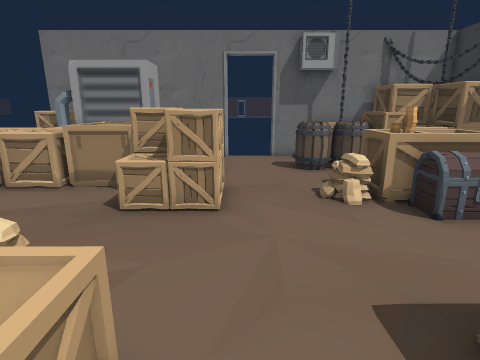
view 1 (above)

16 first-person views from a walk through a Unity game level. The camera is 1.2 m above the floor, tilts 14° down and sees 80° across. The floor is counted in squares, 0.5 m on a side. Each view is taken from the middle of a square. On the plan, view 1 faces up. The plan holds only what a view shows up to about 18 squares ahead; the rest is blank. The place goes on beyond the plan. The player character is not drawn. Door leaves are left out, so doorways stand open.

view 2
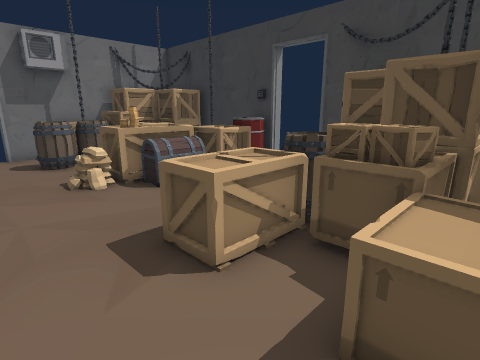

view 3
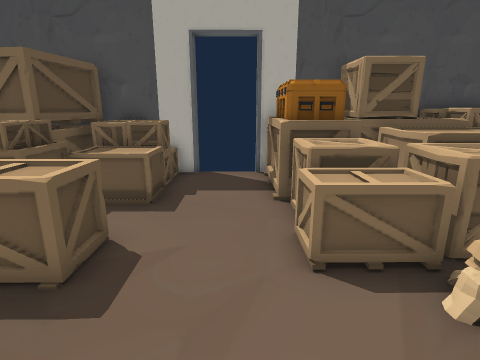

view 4
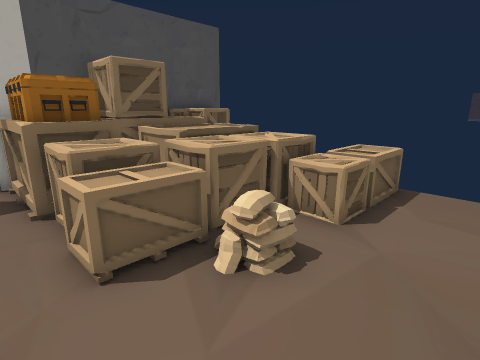

view 5
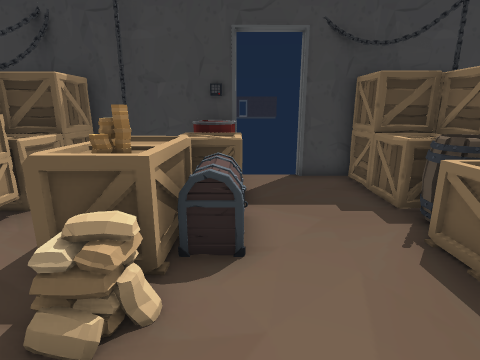

view 6
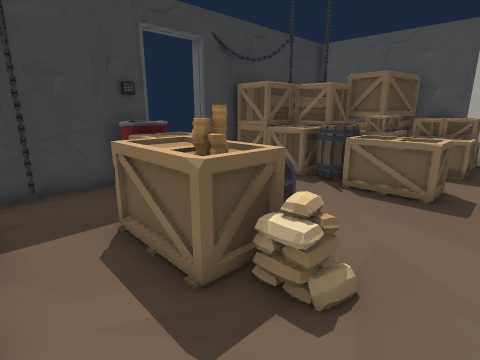

view 7
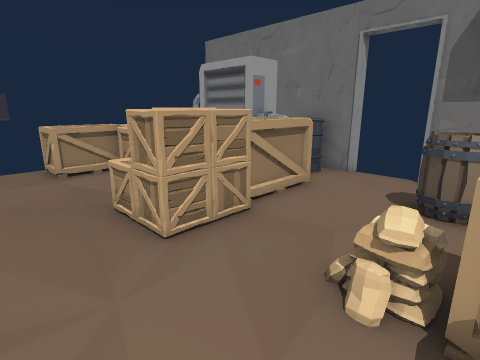

view 8
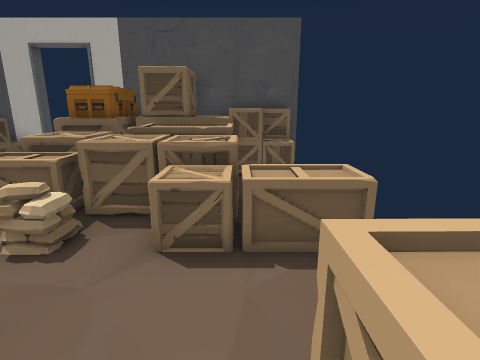

view 9
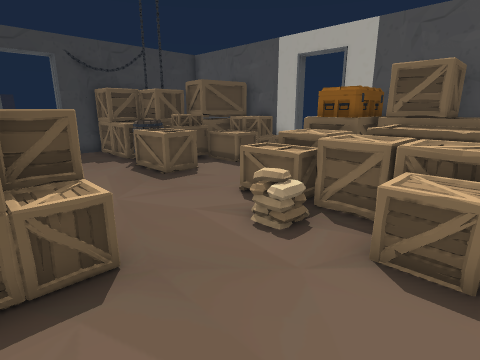

view 10
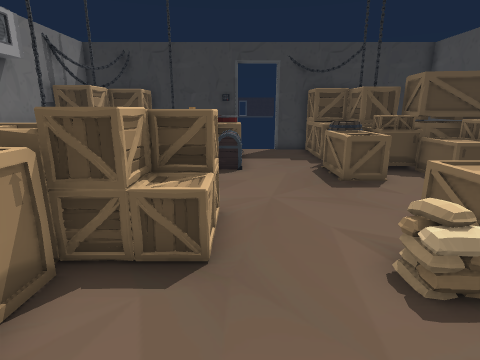

view 11
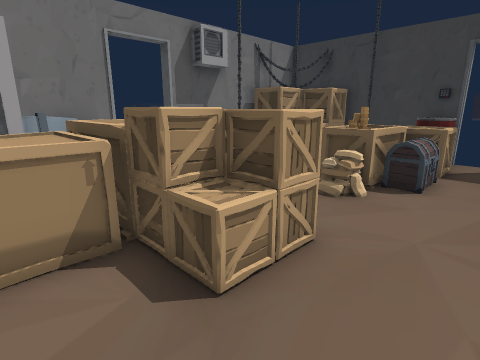

view 12
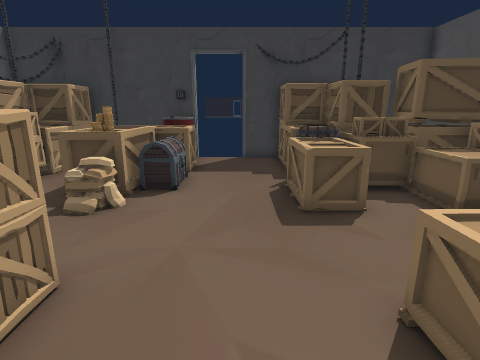

view 13
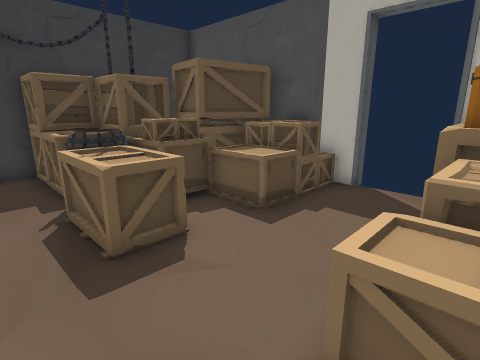

view 14
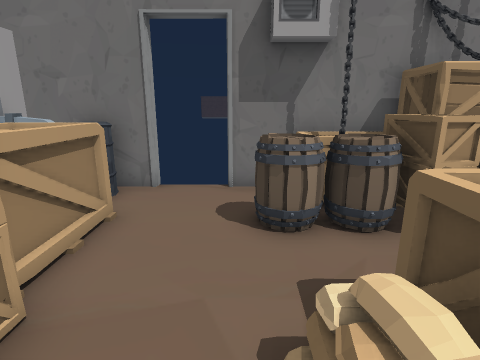

view 15
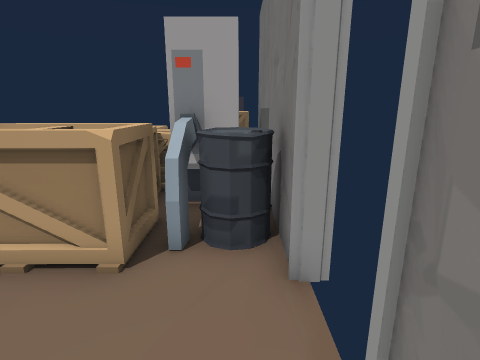

view 16
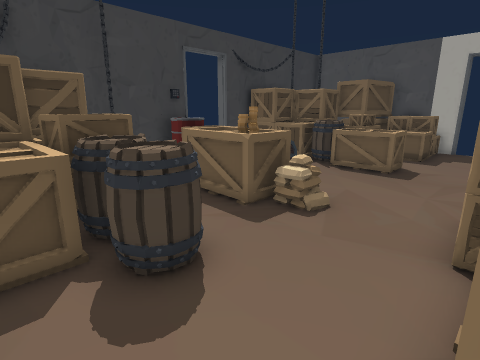

### Floor plan
Points are (right, up) in squares from view 1. A wall is a line through its corners. A room is listed if a view was taken in it or the views show most of it. See-through windows are left out.
Room 1 (views 1, 2, 3, 4, 5, 6, 7, 8, 9, 10, 11, 12, 13, 14, 15, 16)
walls: (-2.5, 12.7) (-3.8, 12.7); (-3.8, 13.1) (-2.5, 13); (-3.8, 14) (-3.8, 12.5) (-6.8, 12.5); (-0.6, 14.8) (-9.5, 14.8); (1.6, -4.9) (10.3, -4.9) (10.3, -3.1); (-2.7, -4.9) (-0.6, -4.9); (10.3, 7.4) (10.3, 10.5); (10.3, 2.5) (10.3, 3.9); (-7.4, 12.6) (-7.9, 12.6); (7.1, 14.8) (1.6, 14.8); (-9.6, -4.9) (-5, -4.9)
low walls: (-2.6, 13.2) (-1.4, 13)
ways out: open door at (-9.6, 4.8); open door at (0.5, -5); open door at (0.5, 15); open door at (10.6, 4.8)
objects: other object (-9, -4) to (-7, -2); other object (-9, 2) to (-8, 4); other object (-9, 6) to (-7, 8); other object (-9, 9) to (-8, 11); other object (-7, -1) to (-4, -1); other object (-7, 0) to (-6, 1); other object (-7, 2) to (-5, 4); other object (-7, 9) to (-6, 10); other object (-7, 11) to (-6, 12); other object (-6, -4) to (-4, -2); other object (-5, -4) to (-3, -3); other object (-5, 0) to (-4, 2); other object (-5, 9) to (-3, 12); other object (-3, -4) to (-1, -2); other object (-3, -3); other object (-3, -1) to (-1, 0); other object (-3, 1) to (-1, 2); other object (-3, 6) to (0, 8); other object (-3, 14) to (-2, 14); other object (-2, 9) to (-1, 12); other object (2, -4) to (4, -3); other object (2, -2) to (4, -1); other object (2, 1) to (4, 2); other object (2, 11) to (3, 13); other object (3, 7); other object (4, -1) to (4, 0); other object (4, 6) to (6, 7); other object (4, 8) to (7, 9); other object (4, 11) to (5, 13); other object (4, 13) to (6, 14); other object (5, -4) to (7, -2); other object (5, -3) to (5, -2); other object (5, -1); other object (5, 0); other object (5, 1) to (6, 2); other object (5, 11) to (6, 13); other object (6, -1) to (6, 0); other object (6, 12); other object (7, -1) to (10, 2); other object (7, 6) to (8, 8); other object (7, 11) to (10, 14); other object (9, 6) to (10, 7)

Positions as (right, up) in squares from view 1, and headings:
1: (0, 0), facing up
2: (0, -2), facing up-right
3: (0, 6), facing down
4: (0, 6), facing down-left
5: (0, 6), facing right
6: (1, 11), facing down-right
7: (4, 4), facing up-left
8: (-7, 8), facing down
9: (-7, 8), facing down-right
10: (-7, 6), facing right
11: (-5, 4), facing up-right
12: (-4, 4), facing right
13: (-2, 4), facing down-right
14: (2, 6), facing up
15: (3, 14), facing left
16: (-1, 14), facing down-right
